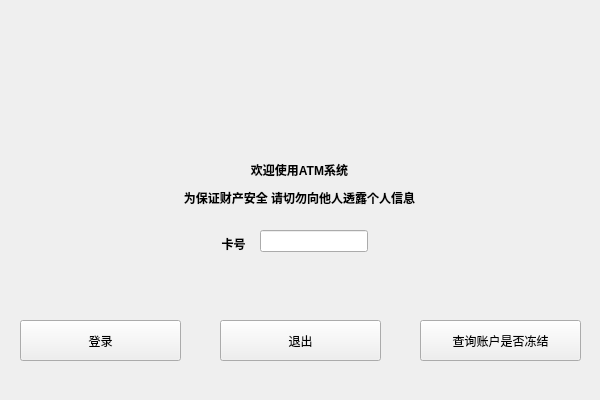
<?xml version="1.0" encoding="UTF-8"?>
<ui version="4.0">
 <class>QLog</class>
 <widget class="QWidget" name="QLog">
  <property name="geometry">
   <rect>
    <x>0</x>
    <y>0</y>
    <width>600</width>
    <height>400</height>
   </rect>
  </property>
  <property name="minimumSize">
   <size>
    <width>600</width>
    <height>400</height>
   </size>
  </property>
  <property name="maximumSize">
   <size>
    <width>600</width>
    <height>400</height>
   </size>
  </property>
  <property name="windowTitle">
   <string>QLog</string>
  </property>
  <widget class="QLabel" name="label_4">
   <property name="geometry">
    <rect>
     <x>0</x>
     <y>0</y>
     <width>601</width>
     <height>101</height>
    </rect>
   </property>
   <property name="styleSheet">
    <string notr="true">border-image: url(:/new/prefix1/image/bank.png);</string>
   </property>
   <property name="text">
    <string/>
   </property>
  </widget>
  <widget class="QLabel" name="label_2">
   <property name="geometry">
    <rect>
     <x>184</x>
     <y>155</y>
     <width>231</width>
     <height>31</height>
    </rect>
   </property>
   <property name="text">
    <string>&lt;html&gt;&lt;head/&gt;&lt;body&gt;&lt;p align=&quot;center&quot;&gt;&lt;span style=&quot; font-weight:600;&quot;&gt;欢迎使用ATM系统&lt;/span&gt;&lt;/p&gt;&lt;/body&gt;&lt;/html&gt;</string>
   </property>
  </widget>
  <widget class="QLabel" name="label_3">
   <property name="geometry">
    <rect>
     <x>114</x>
     <y>178</y>
     <width>371</width>
     <height>41</height>
    </rect>
   </property>
   <property name="text">
    <string>&lt;html&gt;&lt;head/&gt;&lt;body&gt;&lt;p align=&quot;center&quot;&gt;&lt;span style=&quot; font-weight:600;&quot;&gt;为保证财产安全 请切勿向他人透露个人信息&lt;/span&gt;&lt;/p&gt;&lt;/body&gt;&lt;/html&gt;</string>
   </property>
  </widget>
  <widget class="QLineEdit" name="usernumber">
   <property name="geometry">
    <rect>
     <x>260</x>
     <y>230</y>
     <width>108</width>
     <height>22</height>
    </rect>
   </property>
  </widget>
  <widget class="QLabel" name="label">
   <property name="geometry">
    <rect>
     <x>213</x>
     <y>229</y>
     <width>41</width>
     <height>31</height>
    </rect>
   </property>
   <property name="text">
    <string>&lt;html&gt;&lt;head/&gt;&lt;body&gt;&lt;p align=&quot;center&quot;&gt;&lt;span style=&quot; font-weight:600;&quot;&gt;卡号&lt;/span&gt;&lt;/p&gt;&lt;/body&gt;&lt;/html&gt;</string>
   </property>
  </widget>
  <widget class="QPushButton" name="loginButton_1">
   <property name="geometry">
    <rect>
     <x>20</x>
     <y>320</y>
     <width>161</width>
     <height>41</height>
    </rect>
   </property>
   <property name="text">
    <string>登录</string>
   </property>
  </widget>
  <widget class="QPushButton" name="returnButton_1">
   <property name="geometry">
    <rect>
     <x>220</x>
     <y>320</y>
     <width>161</width>
     <height>41</height>
    </rect>
   </property>
   <property name="text">
    <string>退出</string>
   </property>
  </widget>
  <widget class="QPushButton" name="icebutton_1">
   <property name="geometry">
    <rect>
     <x>420</x>
     <y>320</y>
     <width>161</width>
     <height>41</height>
    </rect>
   </property>
   <property name="text">
    <string>查询账户是否冻结</string>
   </property>
  </widget>
 </widget>
 <resources/>
 <connections/>
</ui>
